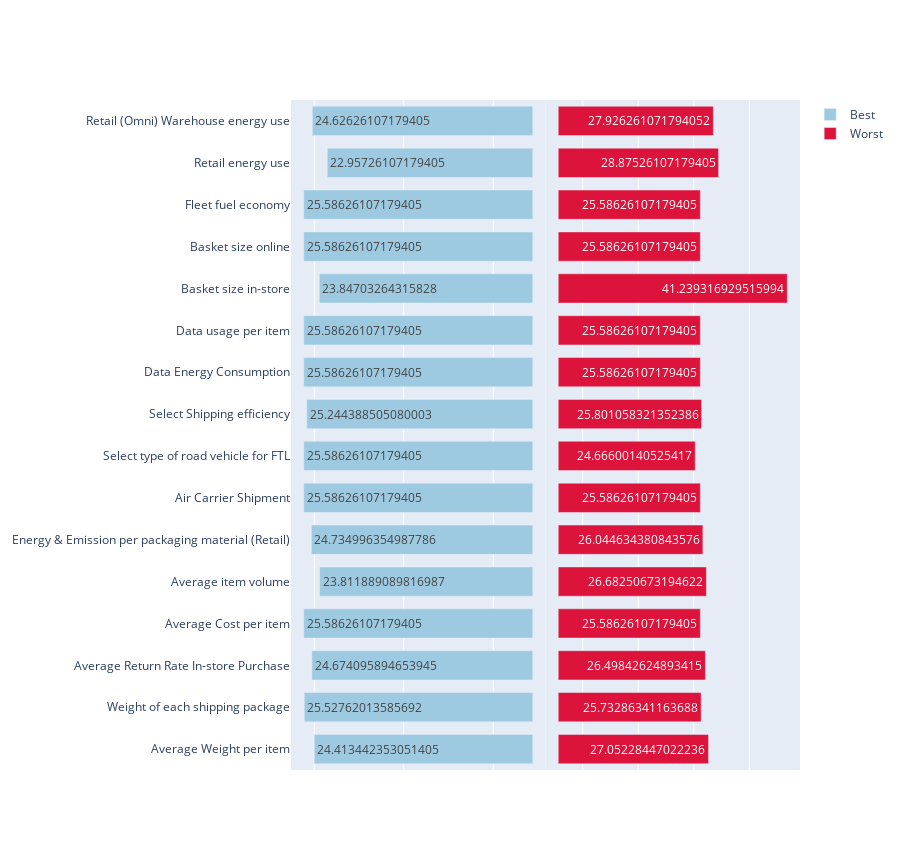

Notebook code cell kept with this figure:
### Markdown cell above
## Sensitivity Analysis – Tornado Diagrams

### Code cell
# --------------------------------------- Data from previus results ----------------------------------------------------- #
Number_parameters = len(Scenario.Select_Level)

# Baseline - "med"
for i in range(Number_parameters):
    if i == 12:
        Scenario.Select_Level[i] = 'Medium Duty Truck (8 ton cargo)'
    elif i == 14:
        Scenario.Select_Level[i] = 'Medium Truck (20,000 lb)'
    else:
        Scenario.Select_Level[i] = 'med'
            
# Changing level of parameters (low-high)
Level = ['med','low','high']
Level_inv = ['med','high','low']
Freight_Truck = ['Medium Duty Truck (8 ton cargo)','Medium Duty Truck (8 ton cargo)','Heavy Duty Truck (25 ton cargo)']
Last_Mile_Truck = ['Medium Truck (20,000 lb)', 'Light Truck (less than 10,000 lb Truck)', 
                   'Heavy Trucks (more than 26,000 lb trucks)']
MJ_ini = []
CO2_ini = []
Count1 = 0
Count2 = 0

for i in range(Number_parameters):# -------------------------------- Parameter
    MJ_result = []
    CO2_result = []

    for j in range(3): # ------------------------------------------- level ('med','low','high') 
        if i == 12:
            Scenario.Select_Level[i] = Freight_Truck[Count1]
            Count1 = Count1+1
        elif i == 14:
            Scenario.Select_Level[i] = Last_Mile_Truck[Count2]
            Count2 = Count2+1
        elif ((i == 17) | (i == 18)):
            Scenario.Select_Level[i] = Level_inv[j]
        else:        
            Scenario.Select_Level[i] = Level[j]
            
        MJItem = []
        l = 0
        for k in Years:#-------------------------------------------- Energy
            MJ_call = MJ(k)
            MJ_result.append(MJ_call[8])
            MJItem.append(MJRatil_Ecommerce)
            del MJRatil_Ecommerce

        for m in Years:# ------------------------------------------- Emissions
            CO2_call = CO2(l,m)
            CO2_result.append(CO2_call[8])
            l=l+1
    
    # Saving data
    MJ_ini.append(MJ_result)
    CO2_ini.append(CO2_result)
    # Restoring values
    j=0
    Scenario.Select_Level[i] = 'med'
    if i == 12: Scenario.Select_Level[12] = 'Medium Duty Truck (8 ton cargo)'
    if i == 14: Scenario.Select_Level[14] = 'Medium Truck (20,000 lb)'
        
# Print matrix
Columns_year_level = ['2020med','2030med', '2040med', 
                     '2050med','2020low', '2030low',
                     '2040low','2050low', '2020high',
                     '2030high','2040high', '2050high',]

Type = ['Average Weight per item','Weight of each shipping package','Average Return Rate Online Purchase',
                       'Average Return Rate In-store Purchase','Average Cost per item','Average item volume',
                       'Energy & Emission per packaging material (Retail)','Energy & Emission per packaging material (Etail)',
                       'Select Level of Rush Shipments','%Air','Rail','Air Carrier Shipment','Select type of road vehicle for FTL',
                       'Select Shipping efficiency','Select type of vehicle for last mile','Data Energy Consumption',
                       'Data usage per item','Basket size in-store','Basket size online','Fleet fuel economy',
                       'Retail energy use','Retail (Omni) Warehouse energy use','Etail Warehouse energy use']

MJ_matrix = pd.DataFrame(MJ_ini)
MJ_matrix.columns = Columns_year_level
MJ_matrix['Type'] = Type

CO2_matrix = pd.DataFrame(CO2_ini)
CO2_matrix.columns = Columns_year_level
CO2_matrix['Type'] = Type
#print(CO2_matrix)

# ---------------------------------------------- Tornado diagram ------------------------------------------------------ #
def figure(matrix,base,best,worst):
    fig = make_subplots(rows=1, cols=2, specs=[[{}, {}]], shared_xaxes=False,
                        shared_yaxes=True, horizontal_spacing=0)
    fig.add_trace(go.Bar(y=matrix['Type'], x=matrix[best], orientation='h',
                    base=matrix[base],
                    marker_color='rgb(158,202,225)',
                    name='Best',
                    width=0.7,
                    text = matrix[best],
                    textposition='inside'),
                    1, 1)
    fig.add_trace(go.Bar(y=matrix['Type'], x=matrix[worst], orientation='h',
                    base=matrix[base],
                    marker_color='crimson',
                    name='Worst',
                    width=0.7,
                    text = matrix[worst],
                    textposition='inside'),
                    1, 2)
    fig.update_xaxes(showticklabels=False,row=1, col=1, autorange='reversed')
    fig.update_xaxes(showticklabels=False,row=1, col=2)
    fig.update_layout(width=900, 
                  height=850,
                  title_x=0.9,
                  xaxis1={'side': 'top'},
                  xaxis2={'side': 'top'},)
    return(fig.show())


# ---------------------------------------------- Print figures -------------------------------------------------------- # 

Matrix = MJ_matrix[['Type','2020med','2020low','2020high']]
if option == "1":
    Retail_Matrix = Matrix.drop(index=[2,7,8,9,10,14,22])
    Retail_Fig = figure(Retail_Matrix,'2020med','2020low','2020high')
    print(Retail_Matrix)
elif option == "2" or option == "3":
    Etail_Matrix = Matrix.drop(index=[3,6,17,20])
    Etail_Fig = figure(Etail_Matrix,'2020med','2020low','2020high')
elif option == "4":
    Both_Fig = figure(Both_Matrix,'2020med','2020low','2020high')

### Figure 1 — Plotly figure (JSON) as saved in the notebook; plotly's stock layout.template omitted (floating-point values rounded to 4 significant figures)
{"data": [{"base": [25.59, 25.59, 25.59, 25.59, 25.59, 25.59, 25.59, 25.59, 25.59, 25.59, 25.59, 25.59, 25.59, 25.59, 25.59, 25.59], "marker": {"color": "rgb(158,202,225)"}, "name": "Best", "orientation": "h", "text": [24.41, 25.53, 24.67, 25.59, 23.81, 24.73, 25.59, 25.59, 25.24, 25.59, 25.59, 23.85, 25.59, 25.59, 22.96, 24.63], "textposition": "inside", "type": "bar", "width": 0.7, "x": [24.41, 25.53, 24.67, 25.59, 23.81, 24.73, 25.59, 25.59, 25.24, 25.59, 25.59, 23.85, 25.59, 25.59, 22.96, 24.63], "xaxis": "x", "y": ["Average Weight per item", "Weight of each shipping package", "Average Return Rate In-store Purchase", "Average Cost per item", "Average item volume", "Energy & Emission per packaging material (Retail)", "Air Carrier Shipment", "Select type of road vehicle for FTL", "Select Shipping efficiency", "Data Energy Consumption", "Data usage per item", "Basket size in-store", "Basket size online", "Fleet fuel economy", "Retail energy use", "Retail (Omni) Warehouse energy use"], "yaxis": "y"}, {"base": [25.59, 25.59, 25.59, 25.59, 25.59, 25.59, 25.59, 25.59, 25.59, 25.59, 25.59, 25.59, 25.59, 25.59, 25.59, 25.59], "marker": {"color": "crimson"}, "name": "Worst", "orientation": "h", "text": [27.05, 25.73, 26.5, 25.59, 26.68, 26.04, 25.59, 24.67, 25.8, 25.59, 25.59, 41.24, 25.59, 25.59, 28.88, 27.93], "textposition": "inside", "type": "bar", "width": 0.7, "x": [27.05, 25.73, 26.5, 25.59, 26.68, 26.04, 25.59, 24.67, 25.8, 25.59, 25.59, 41.24, 25.59, 25.59, 28.88, 27.93], "xaxis": "x2", "y": ["Average Weight per item", "Weight of each shipping package", "Average Return Rate In-store Purchase", "Average Cost per item", "Average item volume", "Energy & Emission per packaging material (Retail)", "Air Carrier Shipment", "Select type of road vehicle for FTL", "Select Shipping efficiency", "Data Energy Consumption", "Data usage per item", "Basket size in-store", "Basket size online", "Fleet fuel economy", "Retail energy use", "Retail (Omni) Warehouse energy use"], "yaxis": "y2"}], "layout": {"height": 850, "title": {"x": 0.9}, "width": 900, "xaxis": {"anchor": "y", "autorange": "reversed", "domain": [0, 0.5], "showticklabels": false, "side": "top"}, "xaxis2": {"anchor": "y2", "domain": [0.5, 1], "showticklabels": false, "side": "top"}, "yaxis": {"anchor": "x", "domain": [0, 1]}, "yaxis2": {"anchor": "x2", "domain": [0, 1], "matches": "y", "showticklabels": false}}}
